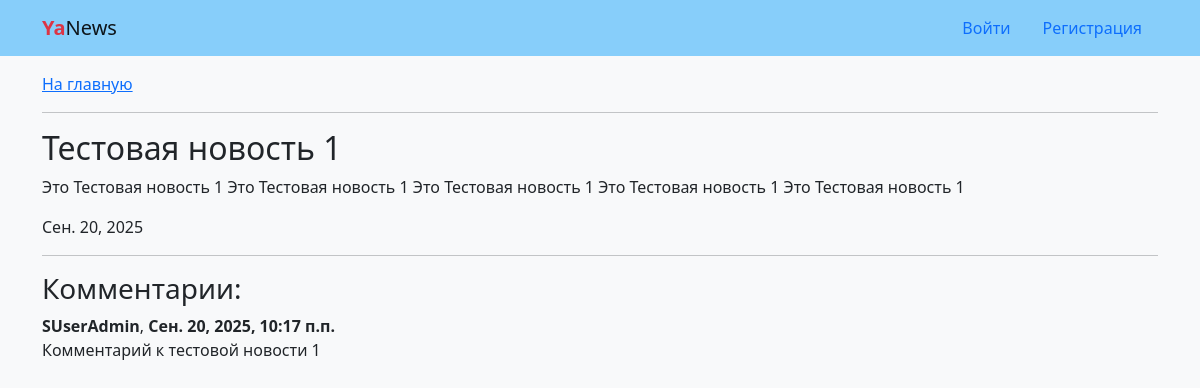
Page /news/20/ on the committed database.
### news/models.py (models this page shows, shortened)
class News(models.Model):
    title = models.CharField(max_length=50)
    text = models.TextField()
    date = models.DateField(default=datetime.today)
    class Meta:
        ordering = ('-date',)
        verbose_name_plural = 'Новости'
        verbose_name = 'Новость'

class Comment(models.Model):
    news = models.ForeignKey(
        News,
        on_delete=models.CASCADE
    )
    author = models.ForeignKey(
        settings.AUTH_USER_MODEL,
        on_delete=models.CASCADE,
    )
    text = models.TextField()
    created = models.DateTimeField(auto_now_add=True)
    class Meta:
        ordering = ('created',)

### news/views.py (the view, shortened to what this page needs)
# urls.py: path('news/<int:pk>/', views.NewsDetailView.as_view(), name='detail'),
class NewsDetailView(generic.View):
    def get(self, request, *args, **kwargs):
        view = NewsDetail.as_view()
        return view(request, *args, **kwargs)

### news/views.py (called while the page is built)
    def get_object(self, queryset=None):
        obj = get_object_or_404(
            self.model.objects.prefetch_related('comment_set__author'),
            pk=self.kwargs['pk']
        )
        return obj

    def get_context_data(self, **kwargs):
        context = super().get_context_data(**kwargs)
        if self.request.user.is_authenticated:
            context['form'] = CommentForm()
        return context

### templates/news/detail.html (shortened to what this page needs)
{% extends "base.html" %}
{% block content %}
  <a href="{% url 'news:home' %}">На главную</a>
  <hr>
  <h2>{{ news.title }}</h2>
  <p>{{ news.text }}</p>
  <p>{{ news.date }}</p>
  <hr>
  <h3 id="comments">Комментарии:</h3>
  {% for comment in news.comment_set.all %}
    <div>
      <b>{{ comment.author }}</b>, <b>{{ comment.created }}</b>
      <p class="mb-0">{{ comment.text|linebreaksbr }}</p>
    </div>
    <br>
  {% empty %}
    <p>Здесь никто ничего не написал...</p>
  {% endfor %}
{% endblock content %}

### rows in the picture
News: title "Тестовая новость 1", text "Это Тестовая новость 1 Это Тестовая новость 1 Это Тестовая новость 1 Это Тестовая новость 1 Это Тестовая новость 1", date "Сен. 20, 2025"
Comment: author "SUserAdmin", created "Сен. 20, 2025, 10:17 п.п.", text "Комментарий к тестовой новости 1"
